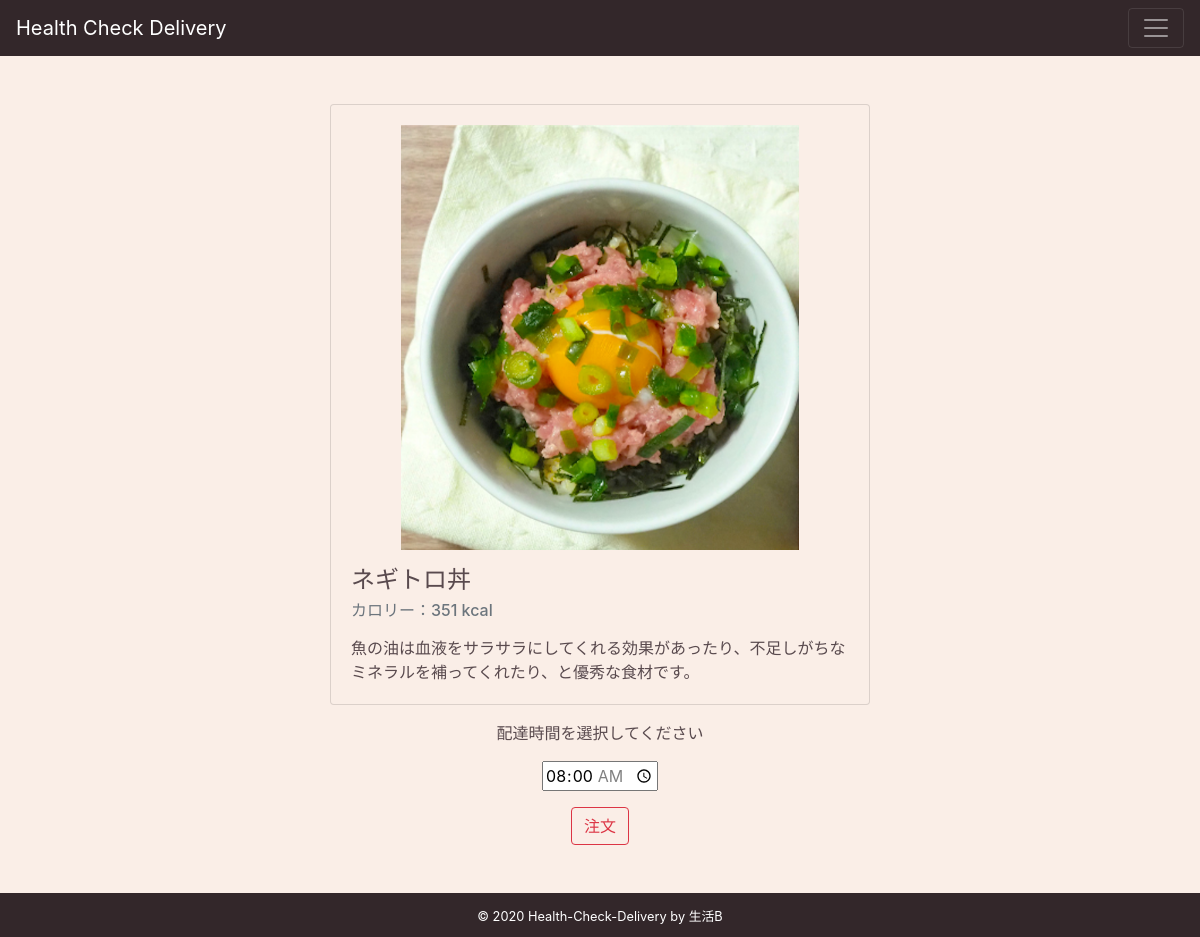
/鴇田/detail?menu_id=1&eat_time=morning, run on the app's committed database.
### tables this page shows
CREATE TABLE menu (
  id INTEGER PRIMARY KEY AUTOINCREMENT,
  menuname TEXT UNIQUE NOT NULL,
  img TEXT NOT NULL,
  eattime TEXT NOT NULL,
  type TEXT NOT NULL,
  calorie INTEGER NOT NULL,
  egg INTEGER, 
  milk INTEGER, 
  wheat INTEGER, 
  shrimp INTEGER, 
  crab INTEGER, 
  peanuts INTEGER, 
  soba INTEGER,
  details TEXT NOT NULL
);

### flaskr/blog.py (the view)
@bp.route('/<user_name>/detail', methods=('GET', 'POST'))
def detail(user_name):
    menu_id = request.args.get("menu_id")
    eat_time = request.args.get("eat_time")
    db = get_db()
    menu = db.execute(
        'SELECT *'
        ' FROM menu'
        ' WHERE id = ?',
        (menu_id,)
    ).fetchone()
    return render_template('blog/detail.html', user_name=user_name, menu_id=menu_id, menu=menu, eat_time=eat_time)

### flaskr/auth.py (called while the page is built)
@bp.before_app_request
def load_logged_in_user():
    user_id = session.get('user_id')
    if user_id is None:
        g.user = None
    else:
        g.user = get_db().execute(
            'SELECT * FROM user WHERE id = ?', (user_id,)
        ).fetchone()

### flaskr/db.py (called while the page is built)
def get_db():
    if 'db' not in g:
        g.db = sqlite3.connect(
            current_app.config['DATABASE'],
            detect_types=sqlite3.PARSE_DECLTYPES
        )
        g.db.row_factory = sqlite3.Row
    return g.db

### flaskr/templates/blog/detail.html (shortened to what this page needs)
{% extends "layout.html" %}
{% block content %}
<div id="detail_content" class="card mt-5">
  <div class="card-body">
    <div class="detail_img"><img class="img" src="{{url_for('static', filename='img/menu/' + menu["img"]) }}" alt=""></div>
    <h4 class="card-title detail_text mt-3">{{menu["menuname"]}}</h4>
    <h6 class="card-subtitle mb-2 text-muted">カロリー：{{menu["calorie"]}} kcal</h6>
    <p class="card-text detail_text mt-3">{{menu["details"]}}</p>
  </div>
</div>
<div class="delivery_time_content">
    <p class="delivery_time_title detail_text mt-3">配達時間を選択してください</p>
    <form class="delivery_time_form detail_text mt-3" action="{{url_for('blog.check', user_name=user_name, menu_id=menu_id, eat_time=eat_time)}}" method="POST">
      {% if eat_time=="morning" %}
        <div><input type="time" name="delivery_time" min="07:00" max="11:00" step="1800" value="08:00"></div>
      {% elif eat_time=="lunch" %}
        <div><input type="time" name="delivery_time" min="11:00" max="16:00" step="1800" value="12:00"></div>
      {% elif eat_time=="dinner" %}
        <div><input type="time" name="delivery_time" min="16:00" max="24:00" step="1800" value="17:00"></div>
      {% endif %}
        <div><button type="submit" class="btn btn-outline-danger mt-3" value="注文">注文</button></div>
    </form>
</div>
{% endblock %}

### flaskr/static/css/style.css (style rules this page uses)
#body { background-color: #faeee7; display: flex; flex-direction: column; min-height: 100vh; }
.img { width: 40%; margin: 0 auto; }
#detail_content { background-color: #faeee7; width: 90%; margin: 0 auto; }
#detail_content .detail_img { width: 80%; margin: 0 auto; }
#detail_content .detail_img .img { width: 100%; }
.delivery_time_content .delivery_time_title { text-align: center; }
.delivery_time_content .delivery_time_form { text-align: center; }
.detail_text { color: #594a4e; }
button { padding: 10px; background-color: #fff; border: 1px solid #282828; border-radius: 2px; cursor: pointer; }

### data on the page
menu: img (picture), menuname "ネギトロ丼", calorie "351", details "魚の油は血液をサラサラにしてくれる効果があったり、不足しがちなミネラルを補ってくれたり、と優秀な食材です。"
